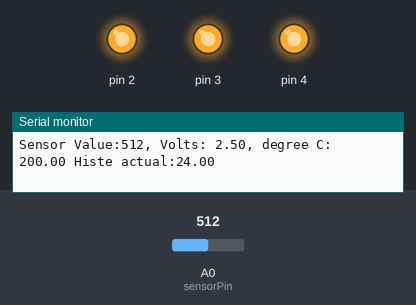
The sketch below on a simulated Arduino Uno, built with avr-gcc and run on an emulated ATmega328P. Shown: output pins drawn as LEDs (lit = HIGH), the last lines printed to the serial monitor. Inputs (shaded band) come from the test bench; at power-on: A0 (sensorPin) = 512.

Above: at 1.2 s.
1.3 s: A0 (sensorPin) set to 157
4.3 s: A0 (sensorPin) set to 132
At 5.1 s:
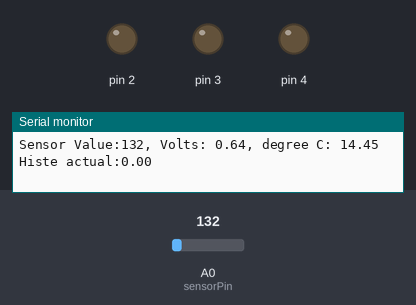
Timing chart, 0 to 7.3 s (numbered marks = the images above; inputs shaded):
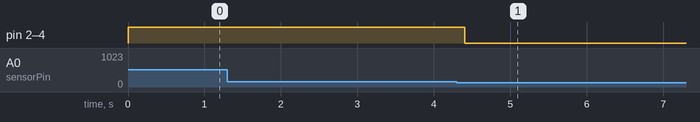

Measured:
- the behaviour switches between 142 and 141 on A0 (sensorPin) (found by bisection; images 0 and 1)
- after the input at 4.3 s, pin 2–4: HIGH → LOW after 0.11 s

The sketch:

Histeresis.ino
```cpp
const int sensorPin=A0;
const float baselineTemp=19.0;
const float paso=2.0;
float histe1=0,histe2=0,histe3=0;
float histeresis=1.0;


void setup(){

  Serial.begin(9600);

  for (int pinNumber=2;pinNumber<5;pinNumber++){
    pinMode(pinNumber,OUTPUT);
    digitalWrite(pinNumber,LOW);
  }

}

void loop(){

  int sensorVal = analogRead(sensorPin);

  Serial.print("Sensor Value:");
  Serial.print(sensorVal);

  float voltage = (sensorVal/1024.0)*5.0;

  Serial.print(", Volts: ");
  Serial.print(voltage);

  Serial.print(", degree C: ");

  float temperature = (voltage - .5)*100;
  Serial.print(temperature);
  Serial.print(" Histe actual:");

  if (temperature < baselineTemp+histe1)
  {
    histe1=0;
    digitalWrite(2,LOW);
    digitalWrite(3,LOW);
    digitalWrite(4,LOW);
    Serial.println(histe1);

  }
  else if (temperature>=(baselineTemp+paso+histe1) && temperature<(baselineTemp+(paso*2)+histe2))
  {
    histe1=-histeresis;
    histe2=0;
    digitalWrite(2,HIGH);
    digitalWrite(3,LOW);
    digitalWrite(4,LOW);
    Serial.println(baselineTemp+paso+histe1);

  }
  else if (temperature>=(baselineTemp+(paso*2)+histe2) && temperature<(baselineTemp+(paso*3))+histe3)
  {
    histe1=0;
    histe2=-histeresis;
    histe3=0;
    digitalWrite(2,HIGH);
    digitalWrite(3,HIGH);
    digitalWrite(4,LOW);
    Serial.println(baselineTemp+(paso*2)+histe2);

  }
  else if(temperature >=(baselineTemp+(paso*3))+histe3)
  {
    histe2=0;
    histe3=-histeresis;
    digitalWrite(2,HIGH);
    digitalWrite(3,HIGH);
    digitalWrite(4,HIGH);
    Serial.println(baselineTemp+(paso*3)+histe3);
  }
  delay(1);

}
```
